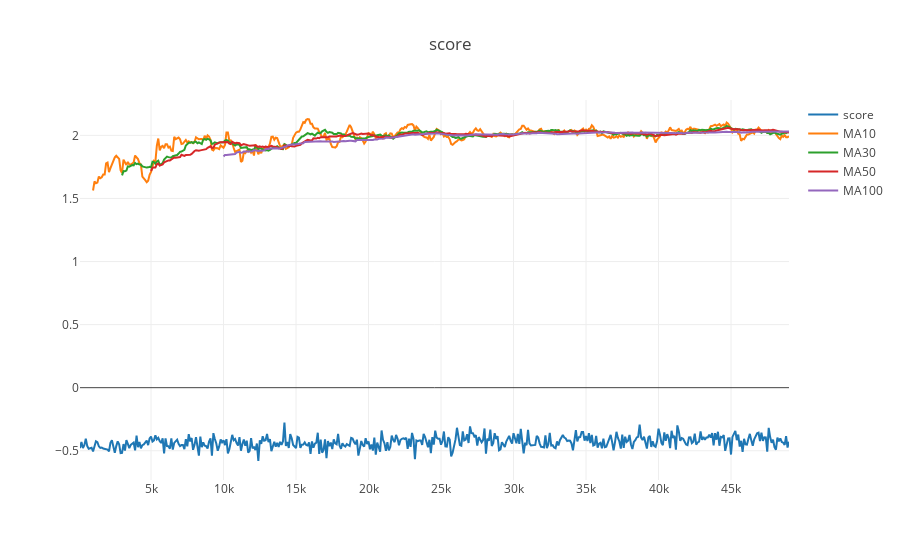

Notebook cell for this chart:
### Code cell
print_score(start_pos)

### Figure 1 — Plotly figure (JSON) as saved in the notebook; plotly's stock layout.template omitted (floating-point values rounded to 4 significant figures; data arrays with more than 128 entries replaced by an {"elided": "..."} marker saying what was removed)
{"data": [{"name": "score", "type": "scatter", "uid": "f1a8c208-5d7d-4089-9abc-54b143cd1baf", "x": {"elided": "490 int values"}, "y": {"elided": "490 float values"}}, {"name": "MA10", "type": "scatter", "uid": "4ace5a82-dc81-48a5-9f28-594040563a81", "x": {"elided": "490 int values"}, "y": {"elided": "490 float values"}}, {"name": "MA30", "type": "scatter", "uid": "83b0f5d8-27f8-4128-9993-f7657ea94fad", "x": {"elided": "490 int values"}, "y": {"elided": "490 float values"}}, {"name": "MA50", "type": "scatter", "uid": "11ffbde4-7205-40a1-8a20-418e4edf5d7a", "x": {"elided": "490 int values"}, "y": {"elided": "490 float values"}}, {"name": "MA100", "type": "scatter", "uid": "c351bce8-a767-420c-ae6b-c19a0ed49bff", "x": {"elided": "490 int values"}, "y": {"elided": "490 float values"}}], "layout": {"title": "score"}}
